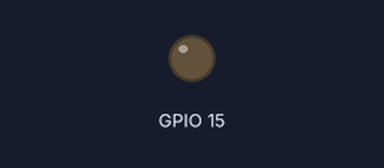
This sketch was run on a simulated ESP32. Parts: output pins drawn as LEDs (lit = HIGH). Dashed ring = blinking.

Above: at 2.8 s.
At 4.3 s:
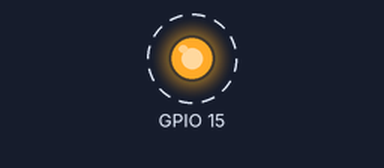
Timing chart, 0 to 6.4 s (numbered marks = the images above):
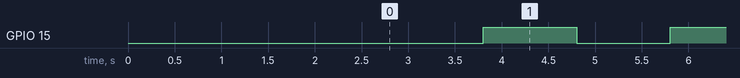

The sketch:

Edgent_Blink_1s.ino
```cpp
#define BLYNK_TEMPLATE_ID       "TMPL6GcQTz0fp"
#define BLYNK_TEMPLATE_NAME     "Latihan IoT"
#define BLYNK_FIRMWARE_VERSION  "0.1.0"
#define BLYNK_PRINT Serial
#define APP_DEBUG
#define USE_ESP32_DEV_MODULE
#include <WiFi.h>
#include "BlynkEdgent.h"

BlynkTimer timer;

uint8_t status=0;
void kelip()
{ digitalWrite(15,status);
  status=!status;
}

void setup()
{ Serial.begin(9600);
  BlynkEdgent.begin();

  pinMode(15,OUTPUT);
  timer.setInterval(1000,kelip);
}

void loop()
{ BlynkEdgent.run();
  timer.run();
}
```

Measured:
- by itself, GPIO 15: alternates HIGH for 1.0 s and LOW for 1.0 s
